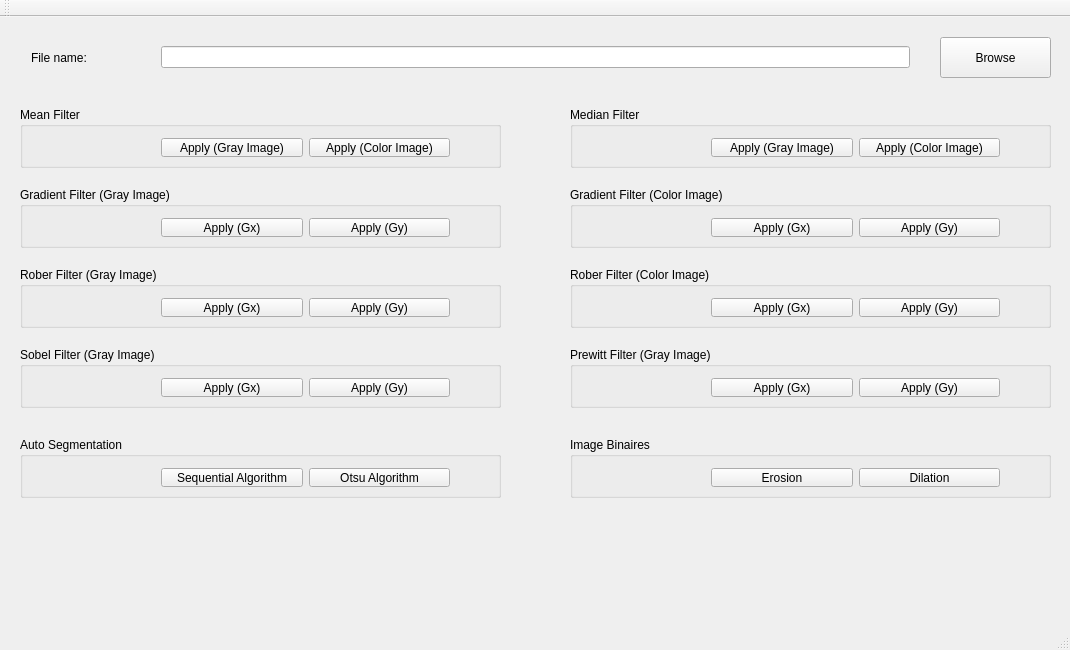
<?xml version="1.0" encoding="UTF-8"?>
<ui version="4.0">
 <class>MainWindow</class>
 <widget class="QMainWindow" name="MainWindow">
  <property name="geometry">
   <rect>
    <x>0</x>
    <y>0</y>
    <width>1070</width>
    <height>650</height>
   </rect>
  </property>
  <property name="windowTitle">
   <string>MainWindow</string>
  </property>
  <widget class="QWidget" name="centralWidget">
   <widget class="QWidget" name="layoutWidget">
    <property name="geometry">
     <rect>
      <x>20</x>
      <y>20</y>
      <width>111</width>
      <height>41</height>
     </rect>
    </property>
    <layout class="QVBoxLayout" name="verticalLayout_label">
     <item>
      <widget class="QLabel" name="lb_fileName">
       <property name="text">
        <string>File name:</string>
       </property>
      </widget>
     </item>
    </layout>
   </widget>
   <widget class="QWidget" name="layoutWidget_2">
    <property name="geometry">
     <rect>
      <x>150</x>
      <y>10</y>
      <width>771</width>
      <height>61</height>
     </rect>
    </property>
    <layout class="QVBoxLayout" name="verticalLayout_lineEdit">
     <item>
      <widget class="QLineEdit" name="ln_fileName"/>
     </item>
    </layout>
   </widget>
   <widget class="QPushButton" name="btn_browse">
    <property name="geometry">
     <rect>
      <x>940</x>
      <y>20</y>
      <width>111</width>
      <height>41</height>
     </rect>
    </property>
    <property name="text">
     <string>Browse</string>
    </property>
   </widget>
   <widget class="QGroupBox" name="gBox_meanFilter">
    <property name="geometry">
     <rect>
      <x>20</x>
      <y>90</y>
      <width>481</width>
      <height>61</height>
     </rect>
    </property>
    <property name="title">
     <string>Mean Filter</string>
    </property>
    <widget class="QWidget" name="layoutWidget_3">
     <property name="geometry">
      <rect>
       <x>130</x>
       <y>20</y>
       <width>311</width>
       <height>41</height>
      </rect>
     </property>
     <layout class="QHBoxLayout" name="horizontalLayout_meanFilter">
      <item>
       <widget class="QPushButton" name="btn_meanFilter_gray">
        <property name="text">
         <string>Apply (Gray Image)</string>
        </property>
       </widget>
      </item>
      <item>
       <widget class="QPushButton" name="btn_meanFilter_Color">
        <property name="text">
         <string>Apply (Color Image)</string>
        </property>
       </widget>
      </item>
     </layout>
    </widget>
   </widget>
   <widget class="QGroupBox" name="gBox_medianFilter">
    <property name="geometry">
     <rect>
      <x>570</x>
      <y>90</y>
      <width>481</width>
      <height>61</height>
     </rect>
    </property>
    <property name="title">
     <string>Median Filter</string>
    </property>
    <widget class="QWidget" name="layoutWidget_5">
     <property name="geometry">
      <rect>
       <x>130</x>
       <y>20</y>
       <width>311</width>
       <height>41</height>
      </rect>
     </property>
     <layout class="QHBoxLayout" name="horizontalLayout_medianFilter">
      <item>
       <widget class="QPushButton" name="btn_medianFilter_gray">
        <property name="text">
         <string>Apply (Gray Image)</string>
        </property>
       </widget>
      </item>
      <item>
       <widget class="QPushButton" name="btn_medianFilter_Color">
        <property name="text">
         <string>Apply (Color Image)</string>
        </property>
       </widget>
      </item>
     </layout>
    </widget>
   </widget>
   <widget class="QGroupBox" name="gBox_gradientFilter_Gray">
    <property name="geometry">
     <rect>
      <x>20</x>
      <y>170</y>
      <width>481</width>
      <height>61</height>
     </rect>
    </property>
    <property name="title">
     <string>Gradient Filter (Gray Image)</string>
    </property>
    <widget class="QWidget" name="layoutWidget_6">
     <property name="geometry">
      <rect>
       <x>130</x>
       <y>20</y>
       <width>311</width>
       <height>41</height>
      </rect>
     </property>
     <layout class="QHBoxLayout" name="horizontalLayout_gradientFilter_Gray">
      <item>
       <widget class="QPushButton" name="btn_gradientFilter_Gx_Gray">
        <property name="text">
         <string>Apply (Gx)</string>
        </property>
       </widget>
      </item>
      <item>
       <widget class="QPushButton" name="btn_gradientFilter_Gy_Gray">
        <property name="text">
         <string>Apply (Gy)</string>
        </property>
       </widget>
      </item>
     </layout>
    </widget>
   </widget>
   <widget class="QGroupBox" name="gBox_gradientFilter_Color">
    <property name="geometry">
     <rect>
      <x>570</x>
      <y>170</y>
      <width>481</width>
      <height>61</height>
     </rect>
    </property>
    <property name="title">
     <string>Gradient Filter (Color Image)</string>
    </property>
    <widget class="QWidget" name="layoutWidget_7">
     <property name="geometry">
      <rect>
       <x>130</x>
       <y>20</y>
       <width>311</width>
       <height>41</height>
      </rect>
     </property>
     <layout class="QHBoxLayout" name="horizontalLayout_gradientFilter_Color">
      <item>
       <widget class="QPushButton" name="btn_gradientFilter_Gx_Color">
        <property name="text">
         <string>Apply (Gx)</string>
        </property>
       </widget>
      </item>
      <item>
       <widget class="QPushButton" name="btn_gradientFilter_Gy_Color">
        <property name="text">
         <string>Apply (Gy)</string>
        </property>
       </widget>
      </item>
     </layout>
    </widget>
   </widget>
   <widget class="QGroupBox" name="gBox_roberFilter_Gray">
    <property name="geometry">
     <rect>
      <x>20</x>
      <y>250</y>
      <width>481</width>
      <height>61</height>
     </rect>
    </property>
    <property name="title">
     <string>Rober Filter (Gray Image)</string>
    </property>
    <widget class="QWidget" name="layoutWidget_8">
     <property name="geometry">
      <rect>
       <x>130</x>
       <y>20</y>
       <width>311</width>
       <height>41</height>
      </rect>
     </property>
     <layout class="QHBoxLayout" name="horizontalLayout_roberFilter_Gray">
      <item>
       <widget class="QPushButton" name="btn_roberFilter_Gx_Gray">
        <property name="text">
         <string>Apply (Gx)</string>
        </property>
       </widget>
      </item>
      <item>
       <widget class="QPushButton" name="btn_roberFilter_Gy_Gray">
        <property name="text">
         <string>Apply (Gy)</string>
        </property>
       </widget>
      </item>
     </layout>
    </widget>
   </widget>
   <widget class="QGroupBox" name="gBox_roberFilter_Color">
    <property name="geometry">
     <rect>
      <x>570</x>
      <y>250</y>
      <width>481</width>
      <height>61</height>
     </rect>
    </property>
    <property name="title">
     <string>Rober Filter (Color Image)</string>
    </property>
    <widget class="QWidget" name="layoutWidget_9">
     <property name="geometry">
      <rect>
       <x>130</x>
       <y>20</y>
       <width>311</width>
       <height>41</height>
      </rect>
     </property>
     <layout class="QHBoxLayout" name="horizontalLayout_roberFilter_Color">
      <item>
       <widget class="QPushButton" name="btn_roberFilter_Gx_Color">
        <property name="text">
         <string>Apply (Gx)</string>
        </property>
       </widget>
      </item>
      <item>
       <widget class="QPushButton" name="btn_roberFilter_Gy_Color">
        <property name="text">
         <string>Apply (Gy)</string>
        </property>
       </widget>
      </item>
     </layout>
    </widget>
   </widget>
   <widget class="QGroupBox" name="gBox_sobelFilter_Gray">
    <property name="geometry">
     <rect>
      <x>20</x>
      <y>330</y>
      <width>481</width>
      <height>61</height>
     </rect>
    </property>
    <property name="title">
     <string>Sobel Filter (Gray Image)</string>
    </property>
    <widget class="QWidget" name="layoutWidget_10">
     <property name="geometry">
      <rect>
       <x>130</x>
       <y>20</y>
       <width>311</width>
       <height>41</height>
      </rect>
     </property>
     <layout class="QHBoxLayout" name="horizontalLayout_sobelFilter_Gray">
      <item>
       <widget class="QPushButton" name="btn_sobelFilter_Gx_Gray">
        <property name="text">
         <string>Apply (Gx)</string>
        </property>
       </widget>
      </item>
      <item>
       <widget class="QPushButton" name="btn_sobelFilter_Gy_Gray">
        <property name="text">
         <string>Apply (Gy)</string>
        </property>
       </widget>
      </item>
     </layout>
    </widget>
   </widget>
   <widget class="QGroupBox" name="gBox_autoSegmentation">
    <property name="geometry">
     <rect>
      <x>20</x>
      <y>420</y>
      <width>481</width>
      <height>61</height>
     </rect>
    </property>
    <property name="title">
     <string>Auto Segmentation</string>
    </property>
    <widget class="QWidget" name="layoutWidget_13">
     <property name="geometry">
      <rect>
       <x>130</x>
       <y>20</y>
       <width>311</width>
       <height>41</height>
      </rect>
     </property>
     <layout class="QHBoxLayout" name="horizontalLayout_autoSegmentation">
      <item>
       <widget class="QPushButton" name="btn_autoSegmentation_Gray">
        <property name="text">
         <string>Sequential Algorithm</string>
        </property>
       </widget>
      </item>
      <item>
       <widget class="QPushButton" name="btn_autoSegmentation_Otsu_Gray">
        <property name="text">
         <string>Otsu Algorithm</string>
        </property>
       </widget>
      </item>
     </layout>
    </widget>
   </widget>
   <widget class="QGroupBox" name="gBox_prewittFilter_Gray">
    <property name="geometry">
     <rect>
      <x>570</x>
      <y>330</y>
      <width>481</width>
      <height>61</height>
     </rect>
    </property>
    <property name="title">
     <string>Prewitt Filter (Gray Image)</string>
    </property>
    <widget class="QWidget" name="layoutWidget_11">
     <property name="geometry">
      <rect>
       <x>130</x>
       <y>20</y>
       <width>311</width>
       <height>41</height>
      </rect>
     </property>
     <layout class="QHBoxLayout" name="horizontalLayout_prewittFilter_Gray">
      <item>
       <widget class="QPushButton" name="btn_prewittFilter_Gx_Gray">
        <property name="text">
         <string>Apply (Gx)</string>
        </property>
       </widget>
      </item>
      <item>
       <widget class="QPushButton" name="btn_prewittFilter_Gy_Gray">
        <property name="text">
         <string>Apply (Gy)</string>
        </property>
       </widget>
      </item>
     </layout>
    </widget>
   </widget>
   <widget class="QGroupBox" name="gBox_imageBinaires">
    <property name="geometry">
     <rect>
      <x>570</x>
      <y>420</y>
      <width>481</width>
      <height>61</height>
     </rect>
    </property>
    <property name="title">
     <string>Image Binaires</string>
    </property>
    <widget class="QWidget" name="layoutWidget_14">
     <property name="geometry">
      <rect>
       <x>130</x>
       <y>20</y>
       <width>311</width>
       <height>41</height>
      </rect>
     </property>
     <layout class="QHBoxLayout" name="horizontalLayout_imageBinaires">
      <item>
       <widget class="QPushButton" name="btn_imageBinaires_Erosion">
        <property name="text">
         <string>Erosion</string>
        </property>
       </widget>
      </item>
      <item>
       <widget class="QPushButton" name="btn_imageBinaires_Dilation">
        <property name="text">
         <string>Dilation</string>
        </property>
       </widget>
      </item>
     </layout>
    </widget>
   </widget>
  </widget>
  <widget class="QMenuBar" name="menuBar">
   <property name="geometry">
    <rect>
     <x>0</x>
     <y>0</y>
     <width>1070</width>
     <height>20</height>
    </rect>
   </property>
  </widget>
  <widget class="QToolBar" name="mainToolBar">
   <attribute name="toolBarArea">
    <enum>TopToolBarArea</enum>
   </attribute>
   <attribute name="toolBarBreak">
    <bool>false</bool>
   </attribute>
  </widget>
  <widget class="QStatusBar" name="statusBar"/>
 </widget>
 <layoutdefault spacing="6" margin="11"/>
 <resources/>
 <connections/>
</ui>
